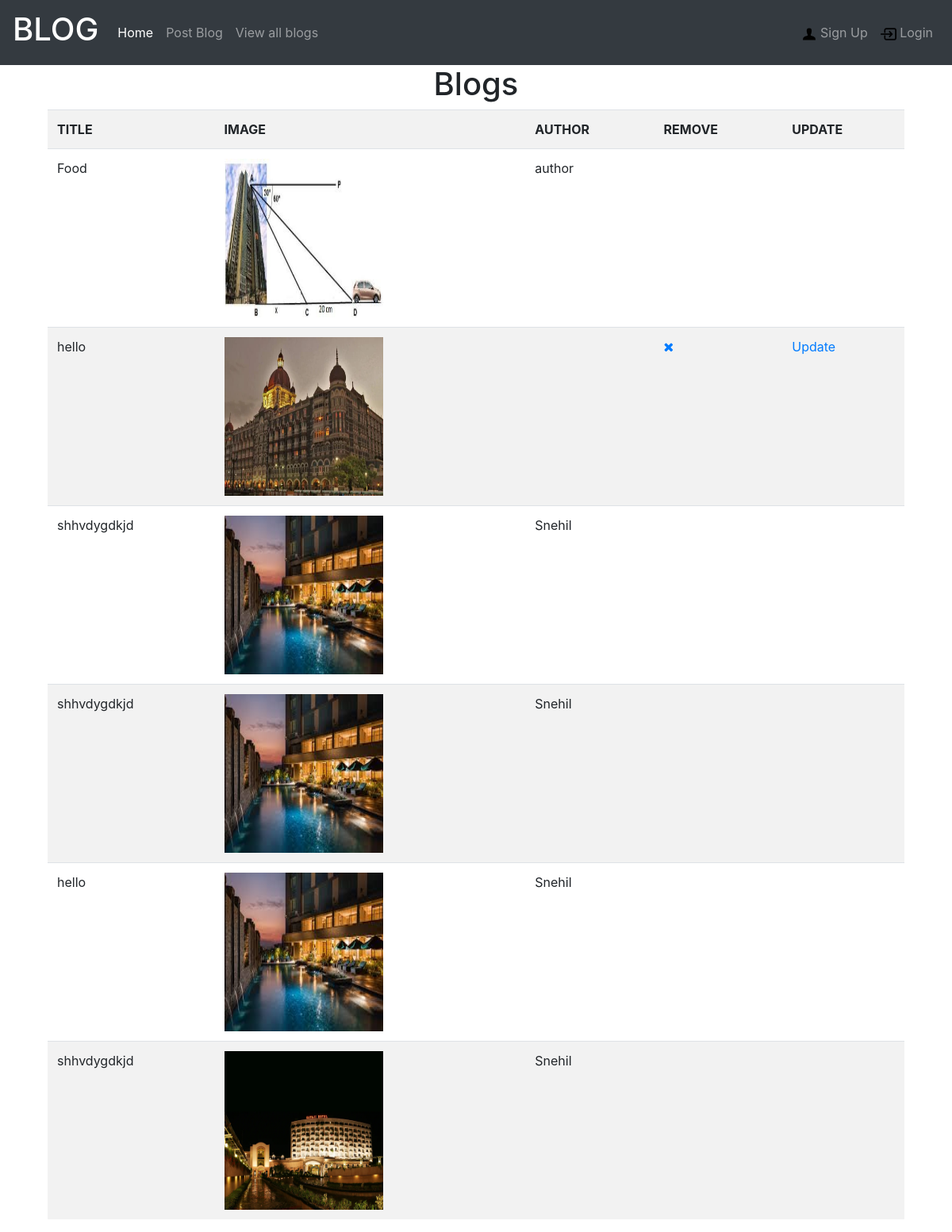
Page /blog_list/ on the committed database.
### blogapp/models.py (models this page shows)
class Blog(models.Model):
    title = models.CharField(max_length = 400)
    description = models.CharField(max_length = 400)
    image = models.FileField(upload_to = 'images/')
    author = models.CharField(max_length=50, default = '')
    upload_date = models.DateTimeField(auto_now = True)

### blogapp/views.py (the view)
# urls.py: path('blog_list/', views.ViewBlog.as_view()),
class ViewBlog(ListView):
    model = Blog

### templates/blogapp/blog_list.html (shortened to what this page needs)
{% extends 'blogapp/base.html' %}
{% block navblock %}
{% load crispy_forms_tags %}
<link rel="stylesheet" href="http://cdnjs.cloudflare.com/ajax/libs/font-awesome/4.1.0/css/font-awesome.min.css"/>
<center><h1> Blogs </h1></center>
  <div class="container">
    {% if blog_list %}
    <table class="table table-striped">
        <tr>
          <th>TITLE</th>
          <th>IMAGE</th>
          <th>AUTHOR</th>
          <th> REMOVE </th>
          <th> UPDATE </th>
        </tr>
        {% for data in blog_list %}
      <tr>
        <td>{{data.title}}</td>
        <td><a href="/blog_detail/{{data.id}}"><img src="{{data.image.url}}" width = 200px height = 200px>
      </a></td>
        <td>{{data.author}}</td>
      <td>
      <a href="/delete_blog/{{data.id}}" class = "fa fa-times"></a></td>
      <td>
        <a href="/update_blog/{{data.id}}">Update</a>
      </td>
      </tr>
      {%endfor%}
  </table>
  </div>
      {%else%}
      "NO DATA FOUND"
      {%endif%}
{%endblock%}

### templates/blogapp/base.html (shortened to what this page needs)
{% load static %}
<!DOCTYPE html>
<html lang="en">
<head>
  <link rel="stylesheet" href="https://maxcdn.bootstrapcdn.com/bootstrap/4.4.1/css/bootstrap.min.css">
</head>
<body>
  <nav class="navbar navbar-expand-sm bg-dark navbar-dark">
  <a class="navbar-brand" href="#">
    <h1>BLOG</h1>
  </a>
  <ul class="navbar-nav mr-auto">
  <li class="nav-item">
    <a class="nav-link active" href="/">Home</a>
  </li>
  <li class="nav-item">
    <a class="nav-link" href="/blog_form">Post Blog</a>
  </li>
  <li class="nav-item">
    <a class="nav-link" href="/blog_list">View all blogs</a>
  </li>
</ul>
  <ul class="navbar-nav ml-auto">
{% if request.user.is_authenticated is True %}
    <li class="nav-item">
      <a class="nav-link active" href="#">Welcome {{request.user}}</a>
    </li>
    <li class="nav-item">
      <a class="nav-link" href="/accounts/logout">Logout</a>
    </li>
{% else%}
    <li class="nav-item">
      <a class="nav-link" href="/signup"><img src = "{%static "images/user.png" %}" alt="logo" width = 20px
        height = 20px > Sign Up</a>
    </li>
    <li class="nav-item">
      <a class="nav-link" href="/accounts/login"><img src = "{%static "images/login.png" %}" alt="logo" width = 20px
        height = 20px > Login</a>
    </li>
{%endif%}
  </ul>
</nav>
<div class="container">
{% block navblock %}{%endblock%}

### rows in the picture
Blog: title "Food", image (picture), author "author"
Blog: title "hello", image (picture)
Blog: title "shhvdygdkjd", image (picture), author "Snehil"
Blog: title "shhvdygdkjd", image (picture), author "Snehil"
Blog: title "hello", image (picture), author "Snehil"
Blog: title "shhvdygdkjd", image (picture), author "Snehil"
